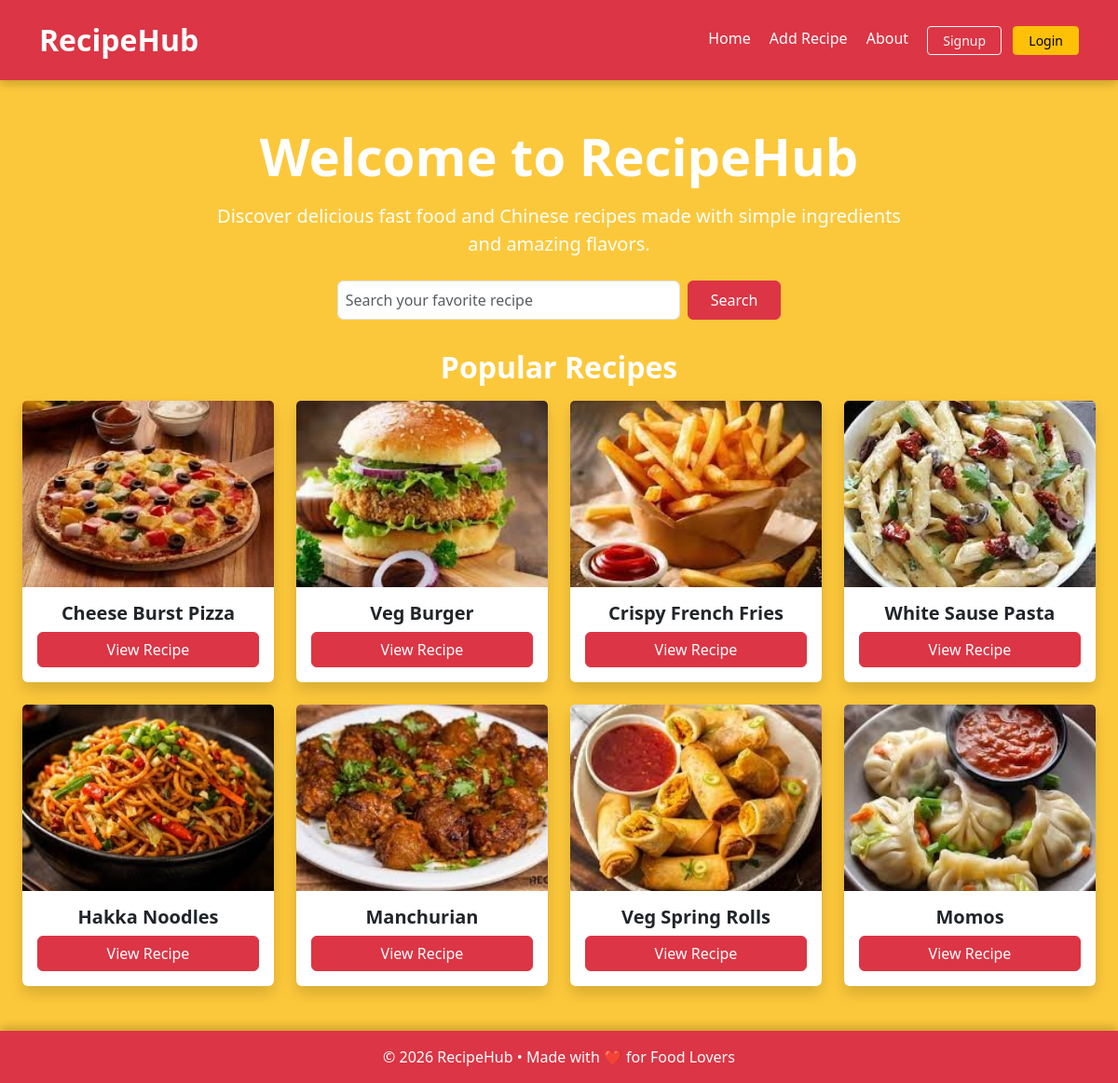
The page / on the database its author committed.
### recipe/models.py (models this page shows, shortened)
class Recipe(models.Model):
    user=models.ForeignKey(User,on_delete=models.CASCADE)
    recipe_name=models.CharField(max_length=50)
    recipe_description=models.TextField()
    recipe_image=models.ImageField(upload_to='recipe_iamge')
    models.SlugField(unique='TRUE')

### recipe/views.py (the view)
# urls.py: 2. Add a URL to urlpatterns:  path('', views.home, name='home')
def home(request):
    recipes=Recipe.objects.all()
    search=request.GET.get('search')
    if search:
        recipes=recipes.filter(recipe_name__icontains=search)
    return render(request,'home.html',{'recipes':recipes})

### recipe/templates/home.html
{% extends "base.html" %}
{% block start %}
<div class="hero-section pt-5 pb-4">
    <div class="container">
        <div class="row justify-content-center text-center">
            <div class="col-md-8 text-white">
                <h1 class="display-4 fw-bold">
                    Welcome to RecipeHub
                </h1>
                <p class="fs-5 mt-3">
                    Discover delicious fast food and Chinese recipes
                    made with simple ingredients and amazing flavors.
                </p>
                <form method="GET" class="d-flex justify-content-center mt-4">
                    <input type="search"
                           name="search"
                           class="form-control w-50 me-2 p-2"
                           placeholder="Search your favorite recipe"
                           value="{{ request.GET.search }}">
                    <button class="btn btn-danger px-4">
                        Search
                    </button>
                </form>
            </div>
        </div>
    </div>
</div>
<div class="container-fluid mt-2 px-4">
    <h2 class="text-center fw-bold text-white mb-3">
        Popular Recipes
    </h2>
     <div class="row g-4">
        {% for recipe in recipes %}
        <div class="col-12 col-sm-6 col-md-3">
            <div class="card h-100 shadow border-0">
                <img src="{{ recipe.recipe_image.url }}"
                     class="card-img-top"
                     style="height: 200px; object-fit: cover;">
                <div class="card-body">
                    <h5 class="card-title text-center fw-bold">
                        {{ recipe.recipe_name }}
                    </h5>
                    <a href="{% url 'recipe_details' recipe.id %}"
                       class="btn btn-danger w-100">
                        View Recipe
                    </a>
                </div>
            </div>
        </div>
        {% endfor %}
    </div>
</div>
{% endblock %}

### recipe/templates/base.html (shortened to what this page needs)
{% load static %}
<!DOCTYPE html>
<html lang="en">
<head>
    <link href="https://cdn.jsdelivr.net/npm/bootstrap@5.3.3/dist/css/bootstrap.min.css" rel="stylesheet">
</head>
<body class="d-flex flex-column min-vh-100">
<header>
    <nav class="navbar navbar-expand-lg navbar-dark bg-danger">
        <div class="container">
            <a class="navbar-brand fw-bold fs-2 text-white"
               href="{% url 'home' %}">
                RecipeHub
            </a>
            <div class="ms-auto">
                <a class="nav-link text-white d-inline me-3"
                   href="{% url 'home' %}">
                   Home
                </a>
                <a class="nav-link text-white d-inline me-3"
                   href="{% url 'add_recipe' %}">
                   Add Recipe
                </a>
                <a class="nav-link text-white d-inline me-3"
                   href="{% url 'about' %}">
                   About
                </a>
                {% if request.user.is_authenticated %}
                <a class="btn btn-warning btn-sm px-3"
                   href="{% url 'logout_page' %}">
                    Logout
                </a>
                {% else %}
                <a class="btn btn-outline-light btn-sm me-2 px-3"
                   href="{% url 'signup' %}">
                    Signup
                </a>
                <a class="btn btn-warning btn-sm px-3"
                   href="{% url 'login_page' %}">
                    Login
                </a>
                {% endif %}
            </div>
        </div>
    </nav>
</header>
<main class="flex-fill">
    {% block start %}
    {% endblock %}
</main>
<footer class="bg-danger text-white text-center py-3 mt-5">
    <div class="container">
        <p class="mb-0 text-white">
            © 2026 RecipeHub • Made with ❤️ for Food Lovers
        </p>
    </div>
</footer>
</body>
</html>

### recipe/templates/base.html (style rules this page uses)
body { background-color: #fcc83b; }
.hero-section { padding-top: 20px; padding-bottom: 20px; }
.hero-section h1, .hero-section p { color: white; }
.navbar { box-shadow: 0 4px 10px rgba(0,0,0,0.2); padding: 14px 0; }
footer { box-shadow: 0 -4px 10px rgba(0,0,0,0.2); }
.nav-link { font-weight: 500; transition: 0.3s; }

### rows shown on the page
Recipe: recipe_image (picture), recipe_name "Cheese Burst Pizza"
Recipe: recipe_image (picture), recipe_name "Veg Burger"
Recipe: recipe_image (picture), recipe_name "Crispy French Fries"
Recipe: recipe_image (picture), recipe_name "White Sause Pasta"
Recipe: recipe_image (picture), recipe_name "Hakka Noodles"
Recipe: recipe_image (picture), recipe_name "Manchurian"
Recipe: recipe_image (picture), recipe_name "Veg Spring Rolls"
Recipe: recipe_image (picture), recipe_name "Momos"
